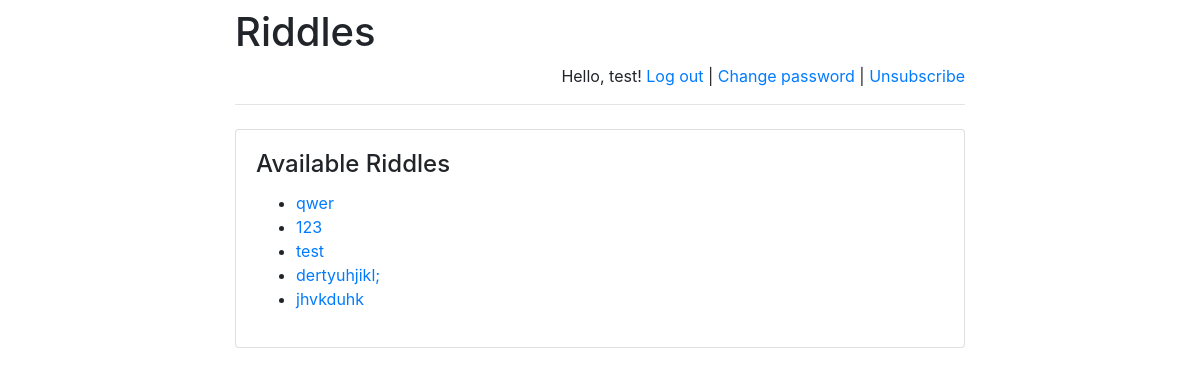
The page /riddles/ (signed in) on the database its author committed.
### riddles/models.py (models this page shows)
class Riddle(models.Model):
    riddle_text = models.CharField(max_length=255)
    pub_date = models.DateTimeField('date published')

### riddles/views.py (the view)
def index(request):
    message = None
    if "message" in request.GET:
        message = request.GET["message"]
    return render(
        request,
        "index.html",
        {
            "latest_riddles":
                Riddle.objects.order_by('-pub_date')[:5],
            "message": message
        }
    )

### riddles/templates/index.html (shortened to what this page needs)
{% extends 'base.html' %}
{% block main %}
    <h4 class="card-title">Available Riddles</h4>
    {% if latest_riddles %}
        <ul>
            {% for riddle in latest_riddles %}
                <li>
                    <a href="/riddles/{{ riddle.id }}/">{{ riddle.riddle_text }}</a>
                </li>
            {% endfor %}
        </ul>
    {% else %}
        <p>No riddles are available right now.</p>
    {% endif %}
{% endblock %}

### riddles/templates/base.html (shortened to what this page needs)
<!doctype html>
<html lang="en">
<head>
    <link rel="stylesheet"
          href="https://stackpath.bootstrapcdn.com/bootstrap/4.1.3/css/bootstrap.min.css">
</head>
<body>
<div class="container">
    <div class="row justify-content-center">
        <div class="col-8">
            <h1 class="mt-2">Riddles</h1>
            {% if user.is_authenticated %}
                <p class="text-right">
                    Hello, {{ user.username }}!
                    <a href="/riddles/logout">Log out</a> |
                    <a href="/riddles/password-change"> Change password </a>
                    {% if user.email == '' %}
                        | <a href="/riddles/subscribe">Subscribe</a>
                    {% else %}
                        | <a href="/riddles/unsubscribe">Unsubscribe</a>
                    {% endif %}
                </p>
            {% else %}
                <p class="text-right">
                    <a href="/riddles/login">Log in</a> |
                    <a href="/riddles/register">Register</a>
                </p>
            {% endif %}
            <hr class="mt-0 mb-4">
            <div class="card">
                <div class="card-body">
                    {% block main %}
                    {% endblock %}
                </div>
            </div>
        </div>
    </div>
</div>
</body>
</html>

### rows shown on the page
Riddle: riddle_text "qwer"
Riddle: riddle_text "123"
Riddle: riddle_text "test"
Riddle: riddle_text "dertyuhjikl;"
Riddle: riddle_text "jhvkduhk"

### other values the page prints
{{ user.username }} "test"
